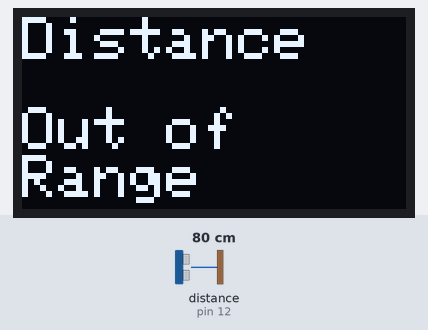
Simulated run of this sketch. Board: Arduino Uno, built with avr-gcc and run on an emulated ATmega328P. Shown: 128×64 one-colour display. Wiring (inferred from the names in the program): ultrasonic range finder: trigger pin 10; echo pin 12. The inputs (shaded band) are chosen by the test bench; at power-on: distance to the obstacle (sensor on pin 12) 80 cm. The echo pulse lasts 58.3 µs per cm; what the sketch prints to the serial monitor is not drawn.

Above: at 1.2 s.
1.3 s: distance to the obstacle (sensor on pin 12) set to 38 cm
2.8 s: distance to the obstacle (sensor on pin 12) set to 32 cm
At 3.9 s:
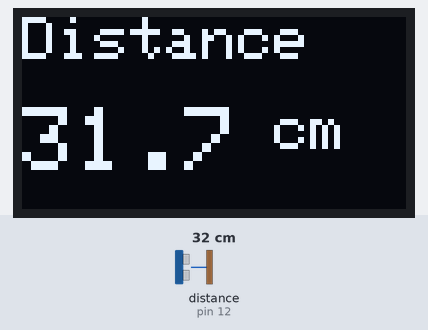
4.6 s: distance to the obstacle (sensor on pin 12) set to 120 cm
At 6.2 s:
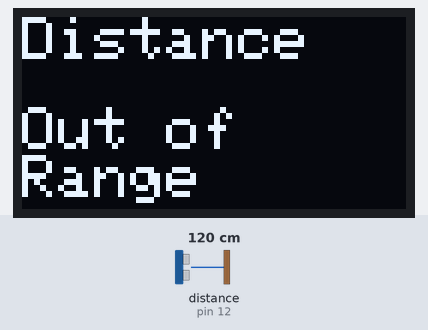
Timing chart, 0 to 7.7 s (numbered marks = the images above; inputs shaded):
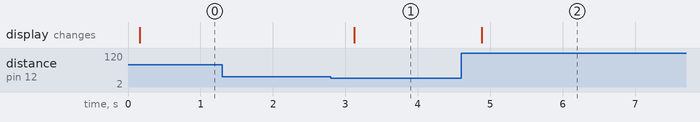

Measured:
- the behaviour switches between 36 and 35 cm on distance to the obstacle (sensor on pin 12) (found by bisection; images 0 and 1)
- after the input at 1.3 s, every drawn part: stays the same
- after the input at 2.8 s, the display: changes after 0.32 s (image 1)
- after the input at 4.6 s, the display: changes after 0.28 s (image 2)

The sketch:

Ultrasonic_Distance_OLED.ino
```cpp
#include <Wire.h>
#include <Adafruit_GFX.h>
#include <Adafruit_SSD1306.h>

#define SCREEN_WIDTH 128
#define SCREEN_HEIGHT 64
#define OLED_RESET    -1
Adafruit_SSD1306 display(SCREEN_WIDTH, SCREEN_HEIGHT, &Wire, OLED_RESET);

const int trigPin = 10;
const int echoPin = 12;

// Valid measurement range
const float MIN_DISTANCE = 5.0;
const float MAX_DISTANCE = 35.0;

// Timeout tuned for ~60cm max range:
// time = (2 * distance) / speed_of_sound = (2*60)/0.0343 ≈ 3500us
// Add margin -> 5000us (5ms) is plenty, keeps loop fast & responsive
const unsigned long ECHO_TIMEOUT = 5000UL;

void setup() {
  Serial.begin(9600);
  pinMode(trigPin, OUTPUT);
  pinMode(echoPin, INPUT);

  if (!display.begin(SSD1306_SWITCHCAPVCC, 0x3C)) {
    Serial.println("OLED not found");
    while (true);
  }

  display.clearDisplay();
  display.setTextColor(SSD1306_WHITE);
  display.display();
}

// Single raw reading (noisy)
float getRawDistanceCM() {
  digitalWrite(trigPin, LOW);
  delayMicroseconds(2);
  digitalWrite(trigPin, HIGH);
  delayMicroseconds(10);
  digitalWrite(trigPin, LOW);

  long duration = pulseIn(echoPin, HIGH, ECHO_TIMEOUT);

  if (duration == 0) {
    return -1; // no echo received (out of range / too far / too close)
  }

  // Speed of sound = 0.0343 cm/us, divide by 2 for round trip
  float distance = (duration * 0.0343) / 2.0;
  return distance;
}

// Takes several samples and returns the median for stability
float getDistanceCM() {
  const int SAMPLES = 5;
  float readings[SAMPLES];
  int validCount = 0;

  for (int i = 0; i < SAMPLES; i++) {
    float d = getRawDistanceCM();
    if (d > 0 && d < 400) { // sane hardware range, filtered further below
      readings[validCount++] = d;
    }
    delay(10); // small gap so pulses don't interfere with each other
  }

  if (validCount == 0) return -1;

  // simple insertion sort (small array, fine for 5 elements)
  for (int i = 1; i < validCount; i++) {
    float key = readings[i];
    int j = i - 1;
    while (j >= 0 && readings[j] > key) {
      readings[j + 1] = readings[j];
      j--;
    }
    readings[j + 1] = key;
  }

  return readings[validCount / 2]; // median value
}

void showDistanceOnOLED(float distance, bool inRange) {
  display.clearDisplay();

  display.setTextSize(2);
  display.setCursor(0, 0);
  display.println("Distance");

  display.setTextSize(3);
  display.setCursor(0, 30);

  if (inRange) {
    display.print(distance, 1); // one decimal place
    display.setTextSize(2);
    display.println(" cm");
  } else {
    display.setTextSize(2);
    display.setCursor(0, 30);
    display.println("Out of");
    display.println("Range");
  }

  display.display();
}

void loop() {
  float distance = getDistanceCM();

  if (distance > 0 && distance >= MIN_DISTANCE && distance <= MAX_DISTANCE) {
    Serial.print("Distance: ");
    Serial.print(distance);
    Serial.println(" cm");

    showDistanceOnOLED(distance, true);
  } else {
    Serial.println("Out of range (must be 5-35 cm)");
    showDistanceOnOLED(0, false);
  }

  delay(200); // measurement interval
}
```
